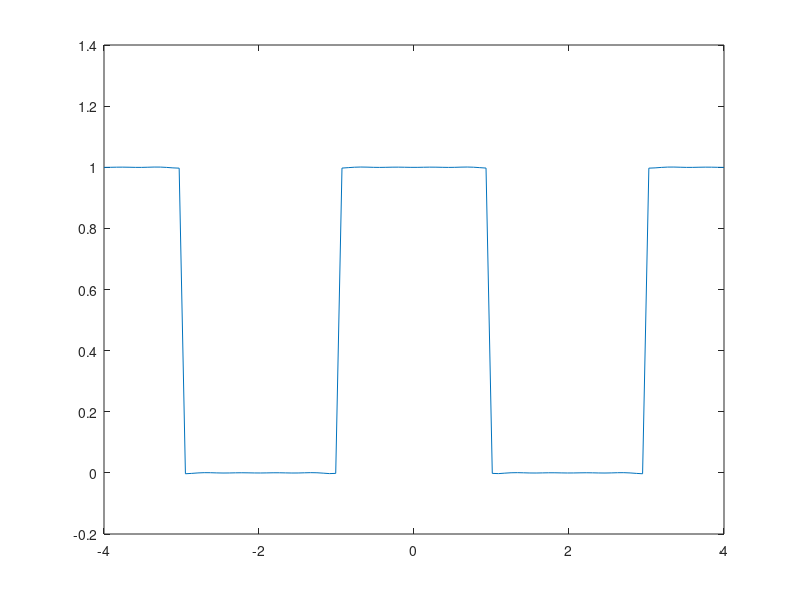

The MATLAB source for this figure:
% Initialization
a = @(x) (2/(x*pi))*sin(x*pi/2);
b = @(x) 0;
a0 = 0.5;
L = 2;
Number1 = -4;
Number2 =  4;
N = 900;
% end Initialization 

f = 0; 
x=linspace(Number1,Number2)
for n = 1:1:N
      f = f + a(n)*cos((n*pi*x)/L) + b(n)*sin((n*pi*x)/L);
end
f = f + a0;
figure;
plot(x,f);


